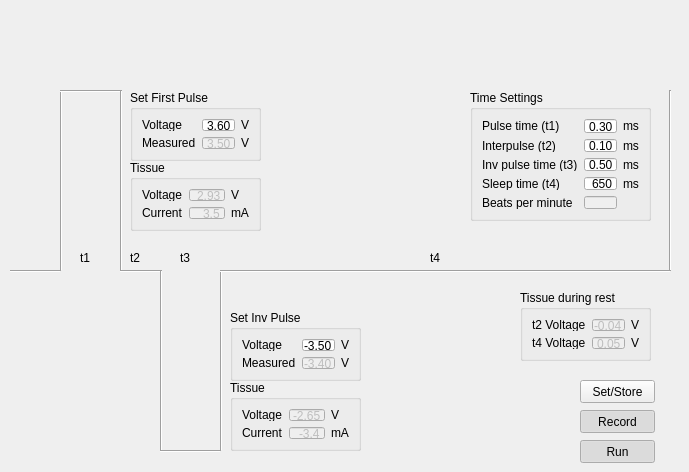
      <widget class="QWidget" name="User">
       <attribute name="title">
        <string notr="true">UserView</string>
       </attribute>
       <widget class="Line" name="line">
        <property name="geometry">
         <rect>
          <x>10</x>
          <y>270</y>
          <width>51</width>
          <height>3</height>
         </rect>
        </property>
        <property name="orientation">
         <enum>Qt::Horizontal</enum>
        </property>
       </widget>
       <widget class="Line" name="line_2">
        <property name="geometry">
         <rect>
          <x>60</x>
          <y>90</y>
          <width>3</width>
          <height>181</height>
         </rect>
        </property>
        <property name="orientation">
         <enum>Qt::Vertical</enum>
        </property>
       </widget>
       <widget class="Line" name="line_3">
        <property name="geometry">
         <rect>
          <x>60</x>
          <y>90</y>
          <width>61</width>
          <height>3</height>
         </rect>
        </property>
        <property name="orientation">
         <enum>Qt::Horizontal</enum>
        </property>
       </widget>
       <widget class="Line" name="line_4">
        <property name="geometry">
         <rect>
          <x>120</x>
          <y>90</y>
          <width>3</width>
          <height>181</height>
         </rect>
        </property>
        <property name="orientation">
         <enum>Qt::Vertical</enum>
        </property>
       </widget>
       <widget class="Line" name="line_5">
        <property name="geometry">
         <rect>
          <x>160</x>
          <y>270</y>
          <width>3</width>
          <height>181</height>
         </rect>
        </property>
        <property name="orientation">
         <enum>Qt::Vertical</enum>
        </property>
       </widget>
       <widget class="Line" name="line_6">
        <property name="geometry">
         <rect>
          <x>220</x>
          <y>270</y>
          <width>3</width>
          <height>181</height>
         </rect>
        </property>
        <property name="orientation">
         <enum>Qt::Vertical</enum>
        </property>
       </widget>
       <widget class="Line" name="line_7">
        <property name="geometry">
         <rect>
          <x>660</x>
          <y>90</y>
          <width>20</width>
          <height>181</height>
         </rect>
        </property>
        <property name="orientation">
         <enum>Qt::Vertical</enum>
        </property>
       </widget>
       <widget class="Line" name="line_8">
        <property name="geometry">
         <rect>
          <x>160</x>
          <y>450</y>
          <width>61</width>
          <height>3</height>
         </rect>
        </property>
        <property name="orientation">
         <enum>Qt::Horizontal</enum>
        </property>
       </widget>
       <widget class="Line" name="line_9">
        <property name="geometry">
         <rect>
          <x>120</x>
          <y>270</y>
          <width>41</width>
          <height>3</height>
         </rect>
        </property>
        <property name="orientation">
         <enum>Qt::Horizontal</enum>
        </property>
       </widget>
       <widget class="Line" name="line_10">
        <property name="geometry">
         <rect>
          <x>220</x>
          <y>270</y>
          <width>451</width>
          <height>3</height>
         </rect>
        </property>
        <property name="orientation">
         <enum>Qt::Horizontal</enum>
        </property>
       </widget>
       <widget class="QGroupBox" name="groupFirst">
        <property name="geometry">
         <rect>
          <x>130</x>
          <y>90</y>
          <width>131</width>
          <height>71</height>
         </rect>
        </property>
        <property name="toolTip">
         <string notr="true">&lt;html&gt;&lt;head/&gt;&lt;body&gt;&lt;p&gt;Details on first pulse. The voltage can be set between 0 and 5 Volt; in increments of 0.05V. The measured voltage is what is sent on the electrodes.&lt;/p&gt;&lt;/body&gt;&lt;/html&gt;</string>
        </property>
        <property name="toolTipDuration">
         <number>-1</number>
        </property>
        <property name="title">
         <string notr="true">Set First Pulse</string>
        </property>
        <layout class="QGridLayout" name="gridLayout_2">
         <item row="1" column="1">
          <widget class="QLineEdit" name="MeasuredFirstEdit">
           <property name="enabled">
            <bool>false</bool>
           </property>
           <property name="maximumSize">
            <size>
             <width>40</width>
             <height>16777215</height>
            </size>
           </property>
           <property name="toolTip">
            <string notr="true">Voltage as emitted during first pulse period</string>
           </property>
           <property name="text">
            <string notr="true">3.50</string>
           </property>
           <property name="maxLength">
            <number>80</number>
           </property>
           <property name="frame">
            <bool>true</bool>
           </property>
           <property name="alignment">
            <set>Qt::AlignRight|Qt::AlignTrailing|Qt::AlignVCenter</set>
           </property>
          </widget>
         </item>
         <item row="1" column="0">
          <widget class="QLabel" name="sLabel">
           <property name="toolTip">
            <string notr="true"/>
           </property>
           <property name="text">
            <string notr="true">Measured</string>
           </property>
          </widget>
         </item>
         <item row="0" column="0">
          <widget class="QLabel" name="StepcountLabel">
           <property name="text">
            <string notr="true">Voltage</string>
           </property>
          </widget>
         </item>
         <item row="0" column="1">
          <widget class="QLineEdit" name="FirstVoltageEdit">
           <property name="enabled">
            <bool>true</bool>
           </property>
           <property name="maximumSize">
            <size>
             <width>40</width>
             <height>16777215</height>
            </size>
           </property>
           <property name="toolTip">
            <string notr="true">The voltage as you wish to apply during the first pulse period</string>
           </property>
           <property name="text">
            <string notr="true">3.60</string>
           </property>
           <property name="alignment">
            <set>Qt::AlignRight|Qt::AlignTrailing|Qt::AlignVCenter</set>
           </property>
          </widget>
         </item>
         <item row="0" column="2">
          <widget class="QLabel" name="StepcountLabel_3">
           <property name="text">
            <string notr="true">V</string>
           </property>
          </widget>
         </item>
         <item row="1" column="2">
          <widget class="QLabel" name="StepcountLabel_4">
           <property name="text">
            <string notr="true">V</string>
           </property>
          </widget>
         </item>
        </layout>
       </widget>
       <widget class="QLabel" name="t1_label">
        <property name="geometry">
         <rect>
          <x>80</x>
          <y>250</y>
          <width>21</width>
          <height>16</height>
         </rect>
        </property>
        <property name="toolTip">
         <string notr="true">time of first pulse</string>
        </property>
        <property name="text">
         <string notr="true">t1</string>
        </property>
        <property name="textFormat">
         <enum>Qt::PlainText</enum>
        </property>
       </widget>
       <widget class="QLabel" name="t2_label">
        <property name="geometry">
         <rect>
          <x>130</x>
          <y>250</y>
          <width>21</width>
          <height>16</height>
         </rect>
        </property>
        <property name="toolTip">
         <string notr="true">interpulse time</string>
        </property>
        <property name="text">
         <string notr="true">t2</string>
        </property>
        <property name="textFormat">
         <enum>Qt::PlainText</enum>
        </property>
       </widget>
       <widget class="QLabel" name="t3_label">
        <property name="geometry">
         <rect>
          <x>180</x>
          <y>250</y>
          <width>21</width>
          <height>16</height>
         </rect>
        </property>
        <property name="toolTip">
         <string notr="true">time of inverted pulse</string>
        </property>
        <property name="text">
         <string notr="true">t3</string>
        </property>
        <property name="textFormat">
         <enum>Qt::PlainText</enum>
        </property>
       </widget>
       <widget class="QGroupBox" name="groupTissueFirst">
        <property name="geometry">
         <rect>
          <x>130</x>
          <y>160</y>
          <width>131</width>
          <height>71</height>
         </rect>
        </property>
        <property name="toolTip">
         <string notr="true">Measured tissue voltage and current</string>
        </property>
        <property name="toolTipDuration">
         <number>-1</number>
        </property>
        <property name="title">
         <string notr="true">Tissue</string>
        </property>
        <layout class="QGridLayout" name="gridLayout_3">
         <item row="1" column="1">
          <widget class="QLineEdit" name="TissueAFirst">
           <property name="enabled">
            <bool>false</bool>
           </property>
           <property name="maximumSize">
            <size>
             <width>40</width>
             <height>16777215</height>
            </size>
           </property>
           <property name="toolTip">
            <string notr="true">Measured current</string>
           </property>
           <property name="text">
            <string notr="true">3.5</string>
           </property>
           <property name="maxLength">
            <number>80</number>
           </property>
           <property name="frame">
            <bool>true</bool>
           </property>
           <property name="alignment">
            <set>Qt::AlignRight|Qt::AlignTrailing|Qt::AlignVCenter</set>
           </property>
          </widget>
         </item>
         <item row="0" column="0">
          <widget class="QLabel" name="StepcountLabel_2">
           <property name="text">
            <string notr="true">Voltage</string>
           </property>
          </widget>
         </item>
         <item row="0" column="1">
          <widget class="QLineEdit" name="TissueVFirst">
           <property name="enabled">
            <bool>false</bool>
           </property>
           <property name="maximumSize">
            <size>
             <width>40</width>
             <height>16777215</height>
            </size>
           </property>
           <property name="toolTip">
            <string notr="true">Measured voltage</string>
           </property>
           <property name="text">
            <string notr="true">2.93</string>
           </property>
           <property name="alignment">
            <set>Qt::AlignRight|Qt::AlignTrailing|Qt::AlignVCenter</set>
           </property>
          </widget>
         </item>
         <item row="1" column="0">
          <widget class="QLabel" name="sLabel_2">
           <property name="toolTip">
            <string notr="true"/>
           </property>
           <property name="text">
            <string notr="true">Current</string>
           </property>
          </widget>
         </item>
         <item row="0" column="2">
          <widget class="QLabel" name="StepcountLabel_5">
           <property name="text">
            <string notr="true">V</string>
           </property>
          </widget>
         </item>
         <item row="1" column="2">
          <widget class="QLabel" name="StepcountLabel_6">
           <property name="text">
            <string notr="true">mA</string>
           </property>
          </widget>
         </item>
        </layout>
       </widget>
       <widget class="QGroupBox" name="groupTissueSecond">
        <property name="geometry">
         <rect>
          <x>230</x>
          <y>380</y>
          <width>131</width>
          <height>71</height>
         </rect>
        </property>
        <property name="toolTip">
         <string notr="true">&lt;html&gt;&lt;head/&gt;&lt;body&gt;&lt;p&gt;Measured tissue voltage and current&lt;/p&gt;&lt;/body&gt;&lt;/html&gt;</string>
        </property>
        <property name="toolTipDuration">
         <number>-1</number>
        </property>
        <property name="title">
         <string notr="true">Tissue</string>
        </property>
        <layout class="QGridLayout" name="gridLayout_4">
         <item row="1" column="1">
          <widget class="QLineEdit" name="TissueASecond">
           <property name="enabled">
            <bool>false</bool>
           </property>
           <property name="maximumSize">
            <size>
             <width>40</width>
             <height>16777215</height>
            </size>
           </property>
           <property name="toolTip">
            <string notr="true">Measured current</string>
           </property>
           <property name="text">
            <string notr="true">-3.4</string>
           </property>
           <property name="maxLength">
            <number>80</number>
           </property>
           <property name="frame">
            <bool>true</bool>
           </property>
           <property name="alignment">
            <set>Qt::AlignRight|Qt::AlignTrailing|Qt::AlignVCenter</set>
           </property>
          </widget>
         </item>
         <item row="0" column="0">
          <widget class="QLabel" name="StepcountLabel_7">
           <property name="text">
            <string notr="true">Voltage</string>
           </property>
          </widget>
         </item>
         <item row="0" column="1">
          <widget class="QLineEdit" name="TissueVSecond">
           <property name="enabled">
            <bool>false</bool>
           </property>
           <property name="maximumSize">
            <size>
             <width>40</width>
             <height>16777215</height>
            </size>
           </property>
           <property name="toolTip">
            <string notr="true">Measured voltage</string>
           </property>
           <property name="text">
            <string notr="true">-2.65</string>
           </property>
           <property name="alignment">
            <set>Qt::AlignRight|Qt::AlignTrailing|Qt::AlignVCenter</set>
           </property>
          </widget>
         </item>
         <item row="1" column="0">
          <widget class="QLabel" name="sLabel_3">
           <property name="toolTip">
            <string notr="true"/>
           </property>
           <property name="text">
            <string notr="true">Current</string>
           </property>
          </widget>
         </item>
         <item row="0" column="2">
          <widget class="QLabel" name="StepcountLabel_8">
           <property name="text">
            <string notr="true">V</string>
           </property>
          </widget>
         </item>
         <item row="1" column="2">
          <widget class="QLabel" name="StepcountLabel_9">
           <property name="text">
            <string notr="true">mA</string>
           </property>
          </widget>
         </item>
        </layout>
       </widget>
       <widget class="QGroupBox" name="groupSecond">
        <property name="geometry">
         <rect>
          <x>230</x>
          <y>310</y>
          <width>131</width>
          <height>71</height>
         </rect>
        </property>
        <property name="toolTip">
         <string notr="true">&lt;html&gt;&lt;head/&gt;&lt;body&gt;&lt;p&gt;Details on second pulse. The voltage can be set between 0 and -5 Volt; in increments of 0.05V. The measured voltage is what is sent on the electrodes.&lt;/p&gt;&lt;/body&gt;&lt;/html&gt;</string>
        </property>
        <property name="toolTipDuration">
         <number>-1</number>
        </property>
        <property name="title">
         <string notr="true">Set Inv Pulse</string>
        </property>
        <layout class="QGridLayout" name="gridLayout_5">
         <item row="1" column="1">
          <widget class="QLineEdit" name="MeasuredSecondEdit">
           <property name="enabled">
            <bool>false</bool>
           </property>
           <property name="maximumSize">
            <size>
             <width>40</width>
             <height>16777215</height>
            </size>
           </property>
           <property name="toolTip">
            <string notr="true">Voltage as emitted during second pulse period</string>
           </property>
           <property name="text">
            <string notr="true">-3.40</string>
           </property>
           <property name="maxLength">
            <number>80</number>
           </property>
           <property name="frame">
            <bool>true</bool>
           </property>
           <property name="alignment">
            <set>Qt::AlignRight|Qt::AlignTrailing|Qt::AlignVCenter</set>
           </property>
          </widget>
         </item>
         <item row="1" column="0">
          <widget class="QLabel" name="sLabel_4">
           <property name="toolTip">
            <string notr="true"/>
           </property>
           <property name="text">
            <string notr="true">Measured</string>
           </property>
          </widget>
         </item>
         <item row="0" column="0">
          <widget class="QLabel" name="StepcountLabel_10">
           <property name="text">
            <string notr="true">Voltage</string>
           </property>
          </widget>
         </item>
         <item row="0" column="1">
          <widget class="QLineEdit" name="SecondVoltageEdit">
           <property name="enabled">
            <bool>true</bool>
           </property>
           <property name="maximumSize">
            <size>
             <width>40</width>
             <height>16777215</height>
            </size>
           </property>
           <property name="toolTip">
            <string notr="true">The voltage as you wish to apply during the second pulse period</string>
           </property>
           <property name="text">
            <string notr="true">-3.50</string>
           </property>
           <property name="alignment">
            <set>Qt::AlignRight|Qt::AlignTrailing|Qt::AlignVCenter</set>
           </property>
          </widget>
         </item>
         <item row="0" column="2">
          <widget class="QLabel" name="StepcountLabel_11">
           <property name="text">
            <string notr="true">V</string>
           </property>
          </widget>
         </item>
         <item row="1" column="2">
          <widget class="QLabel" name="StepcountLabel_12">
           <property name="text">
            <string notr="true">V</string>
           </property>
          </widget>
         </item>
        </layout>
       </widget>
       <widget class="QLabel" name="t4_label">
        <property name="geometry">
         <rect>
          <x>430</x>
          <y>250</y>
          <width>21</width>
          <height>16</height>
         </rect>
        </property>
        <property name="toolTip">
         <string notr="true">time of inverted pulse</string>
        </property>
        <property name="text">
         <string notr="true">t4</string>
        </property>
        <property name="textFormat">
         <enum>Qt::PlainText</enum>
        </property>
       </widget>
       <widget class="QPushButton" name="pushButton_Store">
        <property name="geometry">
         <rect>
          <x>580</x>
          <y>380</y>
          <width>75</width>
          <height>23</height>
         </rect>
        </property>
        <property name="toolTip">
         <string notr="true">Store settings in EEProm</string>
        </property>
        <property name="text">
         <string notr="true">Set/Store</string>
        </property>
        <property name="icon">
         <iconset resource="stimulator.qrc">
          <normaloff>:/root/icons/save.svg</normaloff>:/root/icons/save.svg</iconset>
        </property>
       </widget>
       <widget class="QPushButton" name="pushButton_Run">
        <property name="geometry">
         <rect>
          <x>580</x>
          <y>440</y>
          <width>75</width>
          <height>23</height>
         </rect>
        </property>
        <property name="toolTip">
         <string notr="true">Start and stop pulsing</string>
        </property>
        <property name="text">
         <string notr="true">Run</string>
        </property>
        <property name="icon">
         <iconset resource="stimulator.qrc">
          <normaloff>:/root/icons/play.svg</normaloff>
          <normalon>:/root/icons/pause.svg</normalon>:/root/icons/play.svg</iconset>
        </property>
        <property name="checkable">
         <bool>true</bool>
        </property>
        <property name="checked">
         <bool>true</bool>
        </property>
       </widget>
       <widget class="QPushButton" name="pushButton_Recorder">
        <property name="geometry">
         <rect>
          <x>580</x>
          <y>410</y>
          <width>75</width>
          <height>23</height>
         </rect>
        </property>
        <property name="toolTip">
         <string notr="true">Start and stop Recording</string>
        </property>
        <property name="text">
         <string notr="true">Record</string>
        </property>
        <property name="icon">
         <iconset resource="stimulator.qrc">
          <normaloff>:/root/icons/play-circle.svg</normaloff>
          <normalon>:/root/icons/pause-circle.svg</normalon>:/root/icons/play-circle.svg</iconset>
        </property>
        <property name="checkable">
         <bool>true</bool>
        </property>
        <property name="checked">
         <bool>true</bool>
        </property>
       </widget>
       <widget class="QGroupBox" name="groupTimings">
        <property name="geometry">
         <rect>
          <x>470</x>
          <y>90</y>
          <width>181</width>
          <height>131</height>
         </rect>
        </property>
        <property name="toolTip">
         <string notr="true">&lt;html&gt;&lt;head/&gt;&lt;body&gt;&lt;p&gt;Times for the pulses can be set in increments of 100μs. The time can be set to 0, in which case that period isn't executed.&lt;br/&gt;The time t4 can be set in 1 ms increments.&lt;/p&gt;&lt;/body&gt;&lt;/html&gt;</string>
        </property>
        <property name="toolTipDuration">
         <number>-1</number>
        </property>
        <property name="title">
         <string notr="true">Time Settings</string>
        </property>
        <layout class="QGridLayout" name="gridLayout_9">
         <item row="1" column="1">
          <widget class="QLineEdit" name="TimingT2Edit">
           <property name="enabled">
            <bool>true</bool>
           </property>
           <property name="maximumSize">
            <size>
             <width>40</width>
             <height>16777215</height>
            </size>
           </property>
           <property name="toolTip">
            <string notr="true">Time in ms for t2</string>
           </property>
           <property name="text">
            <string notr="true">0.10</string>
           </property>
           <property name="maxLength">
            <number>80</number>
           </property>
           <property name="frame">
            <bool>true</bool>
           </property>
           <property name="alignment">
            <set>Qt::AlignRight|Qt::AlignTrailing|Qt::AlignVCenter</set>
           </property>
          </widget>
         </item>
         <item row="0" column="0">
          <widget class="QLabel" name="StepcountLabel_15">
           <property name="text">
            <string notr="true">Pulse time (t1)</string>
           </property>
          </widget>
         </item>
         <item row="0" column="1">
          <widget class="QLineEdit" name="TimingT1Edit">
           <property name="enabled">
            <bool>true</bool>
           </property>
           <property name="maximumSize">
            <size>
             <width>40</width>
             <height>16777215</height>
            </size>
           </property>
           <property name="toolTip">
            <string notr="true">Time in ms for t1</string>
           </property>
           <property name="text">
            <string notr="true">0.30</string>
           </property>
           <property name="alignment">
            <set>Qt::AlignRight|Qt::AlignTrailing|Qt::AlignVCenter</set>
           </property>
          </widget>
         </item>
         <item row="1" column="2">
          <widget class="QLabel" name="StepcountLabel_17">
           <property name="text">
            <string notr="true">ms</string>
           </property>
          </widget>
         </item>
         <item row="1" column="0">
          <widget class="QLabel" name="sLabel_7">
           <property name="toolTip">
            <string notr="true"/>
           </property>
           <property name="text">
            <string notr="true">Interpulse (t2)</string>
           </property>
          </widget>
         </item>
         <item row="2" column="0">
          <widget class="QLabel" name="label">
           <property name="text">
            <string notr="true">Inv pulse time (t3)</string>
           </property>
          </widget>
         </item>
         <item row="3" column="0">
          <widget class="QLabel" name="label_2">
           <property name="text">
            <string notr="true">Sleep time (t4)</string>
           </property>
          </widget>
         </item>
         <item row="2" column="1">
          <widget class="QLineEdit" name="TimingT3Edit">
           <property name="enabled">
            <bool>true</bool>
           </property>
           <property name="maximumSize">
            <size>
             <width>40</width>
             <height>16777215</height>
            </size>
           </property>
           <property name="toolTip">
            <string notr="true">Time in ms for t3</string>
           </property>
           <property name="text">
            <string notr="true">0.50</string>
           </property>
           <property name="maxLength">
            <number>80</number>
           </property>
           <property name="frame">
            <bool>true</bool>
           </property>
           <property name="alignment">
            <set>Qt::AlignRight|Qt::AlignTrailing|Qt::AlignVCenter</set>
           </property>
          </widget>
         </item>
         <item row="3" column="1">
          <widget class="QLineEdit" name="TimingT4Edit">
           <property name="enabled">
            <bool>true</bool>
           </property>
           <property name="maximumSize">
            <size>
             <width>40</width>
             <height>16777215</height>
            </size>
           </property>
           <property name="toolTip">
            <string notr="true">Time in ms for t4</string>
           </property>
           <property name="text">
            <string notr="true">650</string>
           </property>
           <property name="maxLength">
            <number>80</number>
           </property>
           <property name="frame">
            <bool>true</bool>
           </property>
           <property name="alignment">
            <set>Qt::AlignRight|Qt::AlignTrailing|Qt::AlignVCenter</set>
           </property>
          </widget>
         </item>
         <item row="0" column="2">
          <widget class="QLabel" name="StepcountLabel_16">
           <property name="text">
            <string notr="true">ms</string>
           </property>
          </widget>
         </item>
         <item row="3" column="2">
          <widget class="QLabel" name="StepcountLabel_19">
           <property name="text">
            <string notr="true">ms</string>
           </property>
          </widget>
         </item>
         <item row="2" column="2">
          <widget class="QLabel" name="StepcountLabel_18">
           <property name="text">
            <string notr="true">ms</string>
           </property>
          </widget>
         </item>
         <item row="4" column="0">
          <widget class="QLabel" name="label_3">
           <property name="text">
            <string notr="true">Beats per minute</string>
           </property>
          </widget>
         </item>
         <item row="4" column="1">
          <widget class="QLineEdit" name="BPMEdit">
           <property name="enabled">
            <bool>false</bool>
           </property>
           <property name="maximumSize">
            <size>
             <width>40</width>
             <height>16777215</height>
            </size>
           </property>
           <property name="alignment">
            <set>Qt::AlignRight|Qt::AlignTrailing|Qt::AlignVCenter</set>
           </property>
          </widget>
         </item>
        </layout>
       </widget>
       <widget class="QGroupBox" name="groupRest">
        <property name="geometry">
         <rect>
          <x>520</x>
          <y>290</y>
          <width>131</width>
          <height>71</height>
         </rect>
        </property>
        <property name="toolTip">
         <string notr="true">&lt;html&gt;&lt;head/&gt;&lt;body&gt;&lt;p&gt;The voltages during rest periods should&lt;br/&gt;be 0.0Volt. Too high voltages show tissues&lt;br/&gt;are in danger!&lt;/p&gt;&lt;/body&gt;&lt;/html&gt;</string>
        </property>
        <property name="toolTipDuration">
         <number>-1</number>
        </property>
        <property name="title">
         <string notr="true">Tissue during rest</string>
        </property>
        <layout class="QGridLayout" name="gridLayout_11">
         <item row="1" column="1">
          <widget class="QLineEdit" name="TissueRestT4">
           <property name="enabled">
            <bool>false</bool>
           </property>
           <property name="maximumSize">
            <size>
             <width>40</width>
             <height>16777215</height>
            </size>
           </property>
           <property name="toolTip">
            <string notr="true">Measured Voltage at beginning</string>
           </property>
           <property name="text">
            <string notr="true">0.05</string>
           </property>
           <property name="maxLength">
            <number>80</number>
           </property>
           <property name="frame">
            <bool>true</bool>
           </property>
           <property name="alignment">
            <set>Qt::AlignRight|Qt::AlignTrailing|Qt::AlignVCenter</set>
           </property>
          </widget>
         </item>
         <item row="1" column="0">
          <widget class="QLabel" name="Tissuelabel_t4">
           <property name="toolTip">
            <string notr="true">Measured voltage at beginning of t4</string>
           </property>
           <property name="text">
            <string notr="true">t4 Voltage</string>
           </property>
          </widget>
         </item>
         <item row="0" column="0">
          <widget class="QLabel" name="Tissuelabel_t2">
           <property name="toolTip">
            <string/>
           </property>
           <property name="text">
            <string notr="true">t2 Voltage</string>
           </property>
          </widget>
         </item>
         <item row="0" column="1">
          <widget class="QLineEdit" name="TissueRestT2">
           <property name="enabled">
            <bool>false</bool>
           </property>
           <property name="maximumSize">
            <size>
             <width>40</width>
             <height>16777215</height>
            </size>
           </property>
           <property name="toolTip">
            <string notr="true">Measured Voltage at beginning</string>
           </property>
           <property name="text">
            <string notr="true">-0.04</string>
           </property>
           <property name="alignment">
            <set>Qt::AlignRight|Qt::AlignTrailing|Qt::AlignVCenter</set>
           </property>
          </widget>
         </item>
         <item row="0" column="2">
          <widget class="QLabel" name="StepcountLabel_23">
           <property name="text">
            <string notr="true">V</string>
           </property>
          </widget>
         </item>
         <item row="1" column="2">
          <widget class="QLabel" name="StepcountLabel_24">
           <property name="text">
            <string notr="true">V</string>
           </property>
          </widget>
         </item>
        </layout>
       </widget>
       <widget class="QLabel" name="labelLABSYMBOL">
        <property name="geometry">
         <rect>
          <x>270</x>
          <y>0</y>
          <width>181</width>
          <height>181</height>
         </rect>
        </property>
        <property name="text">
         <string notr="true">&lt;html&gt;&lt;head/&gt;&lt;body&gt;&lt;p&gt;&lt;img src=&quot;:/root/icons/GVNLab.png&quot;/&gt;&lt;/p&gt;&lt;/body&gt;&lt;/html&gt;</string>
        </property>
       </widget>
      </widget>
